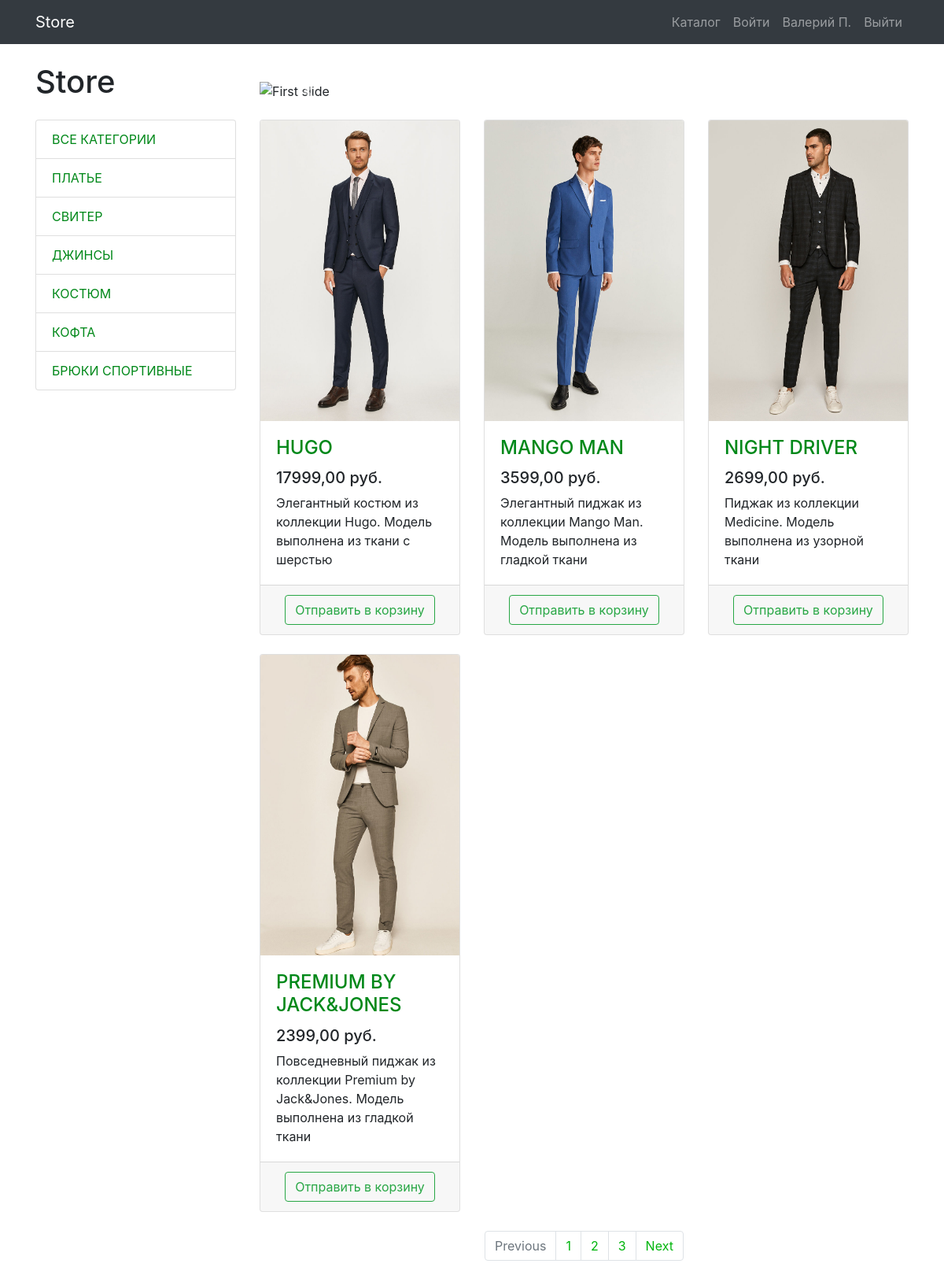
/products/4/, run on the app's committed database.
### products/models.py (models this page shows, shortened)
class ProductCategory(models.Model):
    name = models.CharField(max_length=100, unique=True, verbose_name="Категория")
    description = models.TextField(blank=True, verbose_name="Описание категории")
    class Meta:
        verbose_name = "категорию"
        verbose_name_plural = "категории"

class Product(models.Model):
    name = models.CharField(max_length=256, verbose_name="Название товара")
    image = models.ImageField(upload_to="products_images/", blank=True, verbose_name="Изображение")
    description = models.TextField(blank=True, verbose_name="Описание")
    short_description = models.CharField(max_length=100, blank=True, verbose_name="Краткое описание")
    price = models.DecimalField(default=0, max_digits=8, decimal_places=2, verbose_name="Цена")
    quantity = models.PositiveIntegerField(default=0, verbose_name="Количество")
    category = models.ForeignKey(ProductCategory, on_delete=models.CASCADE, verbose_name="Категория")
    class Meta:
        verbose_name = "товар"
        verbose_name_plural = "товары"

### products/views.py (the view)
# urls.py: path('products/', views.products, name='products'),
def products(request, category_id=None):
    context = {
        'title': 'Market Place - Каталог',
        'categories': ProductCategory.objects.all(),
    }
    if category_id:
        context.update({
            'products': Product.objects.filter(category_id=category_id)
        })
    else:
        context.update({
            'products': Product.objects.all()
        })
    return render(request, 'products/products.html', context)

### products/templates/products/products.html (shortened to what this page needs)
{% extends 'products/base.html' %}
{% load static %}
{% block css %}<link href="{% static 'css/products.css' %}" rel="stylesheet">{% endblock %}
{% block content %}
<div class="container">
    <div class="row">
        <div class="col-lg-3">
            <h1 class="my-4">Store</h1>
            <div class="list-group">
                <a href="{% url 'products' %}" class="list-group-item">Все категории</a>
                {% for category in categories %}
                <a href="{% url 'category' category.id %}" class="list-group-item">{{ category.name }}</a>
                {% endfor %}
            </div>
        </div>
        <div class="col-lg-9">
            <div id="carouselExampleIndicators" class="carousel slide my-4" data-ride="carousel">
                <ol class="carousel-indicators">
                    <li data-target="#carouselExampleIndicators" data-slide-to="0" class="active"></li>
                    <li data-target="#carouselExampleIndicators" data-slide-to="1"></li>
                    <li data-target="#carouselExampleIndicators" data-slide-to="2"></li>
                </ol>
                <div class="carousel-inner" role="listbox">
                    <div class="carousel-item active">
                        <img class="d-block img-fluid" src="{% static 'vendor/img/slides/slide-1.jpg' %}"
                             alt="First slide">
                    </div>
                </div>
                <a class="carousel-control-prev" href="#carouselExampleIndicators" role="button" data-slide="prev">
                    <span class="carousel-control-prev-icon" aria-hidden="true"></span>
                </a>
                <a class="carousel-control-next" href="#carouselExampleIndicators" role="button" data-slide="next">
                    <span class="carousel-control-next-icon" aria-hidden="true"></span>
                </a>
            </div>
            <div class="row">
                {% for product in products %}
                <div class="col-lg-4 col-md-6 mb-4">
                    <div class="card h-100">
                        <a href="product.html">
                            <img class="card-img-top"
                                 src="{{ product.image.url }}"
                                 alt="">
                        </a>
                        <div class="card-body">
                            <h4 class="card-title">
                                <a href="product.html">{{ product.name }}</a>
                            </h4>
                            <h5>{{ product.price }} руб.</h5>
                            <p class="card-text">{{ product.short_description }}</p>
                        </div>
                        <div class="card-footer text-center">
                            <button type="button" class="btn btn-outline-success">Отправить в корзину</button>
                        </div>
                    </div>
                </div>
                {% endfor %}
            </div>
            <nav aria-label="Page navigation example">
                <ul class="pagination justify-content-center">
                    <li class="page-item disabled">
                        <a class="page-link" href="#" tabindex="-1" aria-disabled="true">Previous</a>
                    </li>
                    <li class="page-item"><a class="page-link" href="#">1</a></li>
                    <li class="page-item"><a class="page-link" href="#">2</a></li>
                    <li class="page-item"><a class="page-link" href="#">3</a></li>
                    <li class="page-item">
                        <a class="page-link" href="#">Next</a>
                    </li>
                </ul>
            </nav>
        </div>
    </div>
</div>
{% endblock %}

### products/static/css/products.css (style rules this page uses)
body { padding-top: 56px; }
a { color: #008819; }
.page-link { color: #01b50d; }
.list-group-item { text-transform: uppercase; }
.col-lg-9 { margin: 24px 0; }

### data on the page
ProductCategory: name "ПЛАТЬЕ"
ProductCategory: name "СВИТЕР"
ProductCategory: name "ДЖИНСЫ"
ProductCategory: name "КОСТЮМ"
ProductCategory: name "КОФТА"
ProductCategory: name "БРЮКИ СПОРТИВНЫЕ"
Product: image (picture), name "HUGO", price "17999,00", short_description "Элегантный костюм из коллекции Hugo. Модель выполнена из ткани с шерстью"
Product: image (picture), name "MANGO MAN", price "3599,00", short_description "Элегантный пиджак из коллекции Mango Man. Модель выполнена из гладкой ткани"
Product: image (picture), name "NIGHT DRIVER", price "2699,00", short_description "Пиджак из коллекции Medicine. Модель выполнена из узорной ткани"
Product: image (picture), name "PREMIUM BY JACK&JONES", price "2399,00", short_description "Повседневный пиджак из коллекции Premium by Jack&Jones. Модель выполнена из гладкой ткани"
